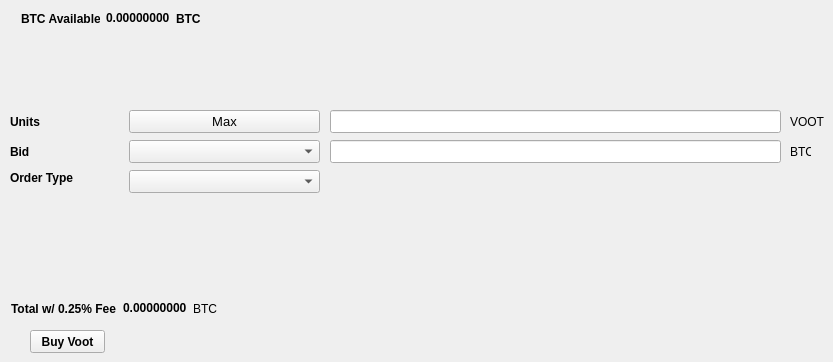
   <widget class="QWidget" name="BuyTab">
    <attribute name="title">
     <string>Buy</string>
    </attribute>
    <widget class="QPushButton" name="BuyVoot">
     <property name="geometry">
      <rect>
       <x>30</x>
       <y>330</y>
       <width>75</width>
       <height>23</height>
      </rect>
     </property>
     <property name="font">
      <font>
       <weight>75</weight>
       <bold>true</bold>
      </font>
     </property>
     <property name="text">
      <string>Buy Voot</string>
     </property>
    </widget>
    <widget class="QLabel" name="label_3">
     <property name="geometry">
      <rect>
       <x>10</x>
       <y>110</y>
       <width>46</width>
       <height>23</height>
      </rect>
     </property>
     <property name="font">
      <font>
       <weight>75</weight>
       <bold>true</bold>
      </font>
     </property>
     <property name="text">
      <string>Units</string>
     </property>
    </widget>
    <widget class="QLineEdit" name="UnitsInput">
     <property name="geometry">
      <rect>
       <x>330</x>
       <y>110</y>
       <width>451</width>
       <height>23</height>
      </rect>
     </property>
     <property name="font">
      <font>
       <pointsize>9</pointsize>
       <weight>75</weight>
       <bold>true</bold>
      </font>
     </property>
    </widget>
    <widget class="QLineEdit" name="BuyBidPriceEdit">
     <property name="geometry">
      <rect>
       <x>330</x>
       <y>140</y>
       <width>451</width>
       <height>23</height>
      </rect>
     </property>
     <property name="font">
      <font>
       <pointsize>9</pointsize>
       <weight>75</weight>
       <bold>true</bold>
      </font>
     </property>
    </widget>
    <widget class="QLabel" name="label_4">
     <property name="geometry">
      <rect>
       <x>790</x>
       <y>110</y>
       <width>34</width>
       <height>23</height>
      </rect>
     </property>
     <property name="text">
      <string>VOOT</string>
     </property>
    </widget>
    <widget class="QLabel" name="label_5">
     <property name="geometry">
      <rect>
       <x>790</x>
       <y>140</y>
       <width>21</width>
       <height>23</height>
      </rect>
     </property>
     <property name="text">
      <string>BTC</string>
     </property>
    </widget>
    <widget class="QLabel" name="label_6">
     <property name="geometry">
      <rect>
       <x>10</x>
       <y>140</y>
       <width>46</width>
       <height>23</height>
      </rect>
     </property>
     <property name="font">
      <font>
       <weight>75</weight>
       <bold>true</bold>
      </font>
     </property>
     <property name="text">
      <string>Bid</string>
     </property>
    </widget>
    <widget class="QLabel" name="label_7">
     <property name="geometry">
      <rect>
       <x>10</x>
       <y>170</y>
       <width>71</width>
       <height>16</height>
      </rect>
     </property>
     <property name="font">
      <font>
       <weight>75</weight>
       <bold>true</bold>
      </font>
     </property>
     <property name="text">
      <string>Order Type</string>
     </property>
    </widget>
    <widget class="QPushButton" name="Buy_Max_Amount">
     <property name="geometry">
      <rect>
       <x>129</x>
       <y>110</y>
       <width>191</width>
       <height>23</height>
      </rect>
     </property>
     <property name="font">
      <font>
       <pointsize>10</pointsize>
      </font>
     </property>
     <property name="text">
      <string>Max</string>
     </property>
    </widget>
    <widget class="QComboBox" name="BuyBidcomboBox">
     <property name="geometry">
      <rect>
       <x>129</x>
       <y>140</y>
       <width>191</width>
       <height>23</height>
      </rect>
     </property>
     <property name="font">
      <font>
       <pointsize>10</pointsize>
      </font>
     </property>
    </widget>
    <widget class="QComboBox" name="buyOrdertypeCombo">
     <property name="geometry">
      <rect>
       <x>129</x>
       <y>170</y>
       <width>191</width>
       <height>23</height>
      </rect>
     </property>
     <property name="font">
      <font>
       <pointsize>10</pointsize>
      </font>
     </property>
    </widget>
    <widget class="QWidget" name="layoutWidget">
     <property name="geometry">
      <rect>
       <x>21</x>
       <y>11</y>
       <width>180</width>
       <height>15</height>
      </rect>
     </property>
     <layout class="QHBoxLayout" name="horizontalLayout_3">
      <item>
       <widget class="QLabel" name="label232">
        <property name="font">
         <font>
          <weight>75</weight>
          <bold>true</bold>
         </font>
        </property>
        <property name="text">
         <string>BTC Available:</string>
        </property>
       </widget>
      </item>
      <item>
       <widget class="QLabel" name="BtcAvailableLbl">
        <property name="palette">
         <palette>
          <active>
           <colorrole role="WindowText">
            <brush brushstyle="SolidPattern">
             <color alpha="255">
              <red>0</red>
              <green>0</green>
              <blue>0</blue>
             </color>
            </brush>
           </colorrole>
           <colorrole role="Button">
            <brush brushstyle="SolidPattern">
             <color alpha="255">
              <red>0</red>
              <green>170</green>
              <blue>0</blue>
             </color>
            </brush>
           </colorrole>
           <colorrole role="Light">
            <brush brushstyle="SolidPattern">
             <color alpha="255">
              <red>0</red>
              <green>255</green>
              <blue>0</blue>
             </color>
            </brush>
           </colorrole>
           <colorrole role="Midlight">
            <brush brushstyle="SolidPattern">
             <color alpha="255">
              <red>0</red>
              <green>212</green>
              <blue>0</blue>
             </color>
            </brush>
           </colorrole>
           <colorrole role="Dark">
            <brush brushstyle="SolidPattern">
             <color alpha="255">
              <red>0</red>
              <green>85</green>
              <blue>0</blue>
             </color>
            </brush>
           </colorrole>
           <colorrole role="Mid">
            <brush brushstyle="SolidPattern">
             <color alpha="255">
              <red>0</red>
              <green>113</green>
              <blue>0</blue>
             </color>
            </brush>
           </colorrole>
           <colorrole role="Text">
            <brush brushstyle="SolidPattern">
             <color alpha="255">
              <red>0</red>
              <green>170</green>
              <blue>0</blue>
             </color>
            </brush>
           </colorrole>
           <colorrole role="BrightText">
            <brush brushstyle="SolidPattern">
             <color alpha="255">
              <red>255</red>
              <green>255</green>
              <blue>255</blue>
             </color>
            </brush>
           </colorrole>
           <colorrole role="ButtonText">
            <brush brushstyle="SolidPattern">
             <color alpha="255">
              <red>0</red>
              <green>0</green>
              <blue>0</blue>
             </color>
            </brush>
           </colorrole>
           <colorrole role="Base">
            <brush brushstyle="SolidPattern">
             <color alpha="255">
              <red>255</red>
              <green>255</green>
              <blue>255</blue>
             </color>
            </brush>
           </colorrole>
           <colorrole role="Window">
            <brush brushstyle="SolidPattern">
             <color alpha="255">
              <red>0</red>
              <green>170</green>
              <blue>0</blue>
             </color>
            </brush>
           </colorrole>
           <colorrole role="Shadow">
            <brush brushstyle="SolidPattern">
             <color alpha="255">
              <red>0</red>
              <green>0</green>
              <blue>0</blue>
             </color>
            </brush>
           </colorrole>
           <colorrole role="AlternateBase">
            <brush brushstyle="SolidPattern">
             <color alpha="255">
              <red>127</red>
              <green>212</green>
              <blue>127</blue>
             </color>
            </brush>
           </colorrole>
           <colorrole role="ToolTipBase">
            <brush brushstyle="SolidPattern">
             <color alpha="255">
              <red>255</red>
              <green>255</green>
              <blue>220</blue>
             </color>
            </brush>
           </colorrole>
           <colorrole role="ToolTipText">
            <brush brushstyle="SolidPattern">
             <color alpha="255">
              <red>0</red>
              <green>0</green>
              <blue>0</blue>
             </color>
            </brush>
           </colorrole>
          </active>
          <inactive>
           <colorrole role="WindowText">
            <brush brushstyle="SolidPattern">
             <color alpha="255">
              <red>0</red>
              <green>0</green>
              <blue>0</blue>
             </color>
            </brush>
           </colorrole>
           <colorrole role="Button">
            <brush brushstyle="SolidPattern">
             <color alpha="255">
              <red>0</red>
              <green>170</green>
              <blue>0</blue>
             </color>
            </brush>
           </colorrole>
           <colorrole role="Light">
            <brush brushstyle="SolidPattern">
             <color alpha="255">
              <red>0</red>
              <green>255</green>
              <blue>0</blue>
             </color>
            </brush>
           </colorrole>
           <colorrole role="Midlight">
            <brush brushstyle="SolidPattern">
             <color alpha="255">
              <red>0</red>
              <green>212</green>
              <blue>0</blue>
             </color>
            </brush>
           </colorrole>
           <colorrole role="Dark">
            <brush brushstyle="SolidPattern">
             <color alpha="255">
              <red>0</red>
              <green>85</green>
              <blue>0</blue>
             </color>
            </brush>
           </colorrole>
           <colorrole role="Mid">
            <brush brushstyle="SolidPattern">
             <color alpha="255">
              <red>0</red>
              <green>113</green>
              <blue>0</blue>
             </color>
            </brush>
           </colorrole>
           <colorrole role="Text">
            <brush brushstyle="SolidPattern">
             <color alpha="255">
              <red>0</red>
              <green>170</green>
              <blue>0</blue>
             </color>
            </brush>
           </colorrole>
           <colorrole role="BrightText">
            <brush brushstyle="SolidPattern">
             <color alpha="255">
              <red>255</red>
              <green>255</green>
              <blue>255</blue>
             </color>
            </brush>
           </colorrole>
           <colorrole role="ButtonText">
            <brush brushstyle="SolidPattern">
             <color alpha="255">
              <red>0</red>
              <green>0</green>
              <blue>0</blue>
             </color>
            </brush>
           </colorrole>
           <colorrole role="Base">
            <brush brushstyle="SolidPattern">
             <color alpha="255">
              <red>255</red>
              <green>255</green>
              <blue>255</blue>
             </color>
            </brush>
           </colorrole>
           <colorrole role="Window">
            <brush brushstyle="SolidPattern">
             <color alpha="255">
              <red>0</red>
              <green>170</green>
              <blue>0</blue>
             </color>
            </brush>
           </colorrole>
           <colorrole role="Shadow">
            <brush brushstyle="SolidPattern">
             <color alpha="255">
              <red>0</red>
              <green>0</green>
              <blue>0</blue>
             </color>
            </brush>
           </colorrole>
           <colorrole role="AlternateBase">
            <brush brushstyle="SolidPattern">
             <color alpha="255">
              <red>127</red>
              <green>212</green>
              <blue>127</blue>
             </color>
            </brush>
           </colorrole>
           <colorrole role="ToolTipBase">
            <brush brushstyle="SolidPattern">
             <color alpha="255">
              <red>255</red>
              <green>255</green>
              <blue>220</blue>
             </color>
            </brush>
           </colorrole>
           <colorrole role="ToolTipText">
            <brush brushstyle="SolidPattern">
             <color alpha="255">
              <red>0</red>
              <green>0</green>
              <blue>0</blue>
             </color>
            </brush>
           </colorrole>
          </inactive>
          <disabled>
           <colorrole role="WindowText">
            <brush brushstyle="SolidPattern">
             <color alpha="255">
              <red>0</red>
              <green>85</green>
              <blue>0</blue>
             </color>
            </brush>
           </colorrole>
           <colorrole role="Button">
            <brush brushstyle="SolidPattern">
             <color alpha="255">
              <red>0</red>
              <green>170</green>
              <blue>0</blue>
             </color>
            </brush>
           </colorrole>
           <colorrole role="Light">
            <brush brushstyle="SolidPattern">
             <color alpha="255">
              <red>0</red>
              <green>255</green>
              <blue>0</blue>
             </color>
            </brush>
           </colorrole>
           <colorrole role="Midlight">
            <brush brushstyle="SolidPattern">
             <color alpha="255">
              <red>0</red>
              <green>212</green>
              <blue>0</blue>
             </color>
            </brush>
           </colorrole>
           <colorrole role="Dark">
            <brush brushstyle="SolidPattern">
             <color alpha="255">
              <red>0</red>
              <green>85</green>
              <blue>0</blue>
             </color>
            </brush>
           </colorrole>
           <colorrole role="Mid">
            <brush brushstyle="SolidPattern">
             <color alpha="255">
              <red>0</red>
              <green>113</green>
              <blue>0</blue>
             </color>
            </brush>
           </colorrole>
           <colorrole role="Text">
            <brush brushstyle="SolidPattern">
             <color alpha="255">
              <red>0</red>
              <green>85</green>
              <blue>0</blue>
             </color>
            </brush>
           </colorrole>
           <colorrole role="BrightText">
            <brush brushstyle="SolidPattern">
             <color alpha="255">
              <red>255</red>
              <green>255</green>
              <blue>255</blue>
             </color>
            </brush>
           </colorrole>
           <colorrole role="ButtonText">
            <brush brushstyle="SolidPattern">
             <color alpha="255">
              <red>0</red>
              <green>85</green>
              <blue>0</blue>
             </color>
            </brush>
           </colorrole>
           <colorrole role="Base">
            <brush brushstyle="SolidPattern">
             <color alpha="255">
              <red>0</red>
              <green>170</green>
              <blue>0</blue>
             </color>
            </brush>
           </colorrole>
           <colorrole role="Window">
            <brush brushstyle="SolidPattern">
             <color alpha="255">
              <red>0</red>
              <green>170</green>
              <blue>0</blue>
             </color>
            </brush>
           </colorrole>
           <colorrole role="Shadow">
            <brush brushstyle="SolidPattern">
             <color alpha="255">
              <red>0</red>
              <green>0</green>
              <blue>0</blue>
             </color>
            </brush>
           </colorrole>
           <colorrole role="AlternateBase">
            <brush brushstyle="SolidPattern">
             <color alpha="255">
              <red>0</red>
              <green>170</green>
              <blue>0</blue>
             </color>
            </brush>
           </colorrole>
           <colorrole role="ToolTipBase">
            <brush brushstyle="SolidPattern">
             <color alpha="255">
              <red>255</red>
              <green>255</green>
              <blue>220</blue>
             </color>
            </brush>
           </colorrole>
           <colorrole role="ToolTipText">
            <brush brushstyle="SolidPattern">
             <color alpha="255">
              <red>0</red>
              <green>0</green>
              <blue>0</blue>
             </color>
            </brush>
           </colorrole>
          </disabled>
         </palette>
        </property>
        <property name="font">
         <font>
          <weight>75</weight>
          <bold>true</bold>
         </font>
        </property>
        <property name="text">
         <string>0.00000000</string>
        </property>
        <property name="textInteractionFlags">
         <set>Qt::LinksAccessibleByMouse|Qt::TextSelectableByKeyboard|Qt::TextSelectableByMouse</set>
        </property>
       </widget>
      </item>
      <item>
       <widget class="QLabel" name="BtcAvailableLbl_2">
        <property name="font">
         <font>
          <weight>75</weight>
          <bold>true</bold>
         </font>
        </property>
        <property name="text">
         <string>BTC</string>
        </property>
       </widget>
      </item>
     </layout>
    </widget>
    <widget class="QWidget" name="layoutWidget_2">
     <property name="geometry">
      <rect>
       <x>11</x>
       <y>301</y>
       <width>209</width>
       <height>15</height>
      </rect>
     </property>
     <layout class="QHBoxLayout" name="horizontalLayout_4">
      <item>
       <widget class="QLabel" name="label_9">
        <property name="font">
         <font>
          <weight>75</weight>
          <bold>true</bold>
         </font>
        </property>
        <property name="text">
         <string>Total w/ 0.25% Fee</string>
        </property>
       </widget>
      </item>
      <item>
       <widget class="QLabel" name="BuyCostLabel">
        <property name="palette">
         <palette>
          <active>
           <colorrole role="WindowText">
            <brush brushstyle="SolidPattern">
             <color alpha="255">
              <red>0</red>
              <green>0</green>
              <blue>0</blue>
             </color>
            </brush>
           </colorrole>
           <colorrole role="Button">
            <brush brushstyle="SolidPattern">
             <color alpha="255">
              <red>0</red>
              <green>170</green>
              <blue>0</blue>
             </color>
            </brush>
           </colorrole>
           <colorrole role="Light">
            <brush brushstyle="SolidPattern">
             <color alpha="255">
              <red>0</red>
              <green>255</green>
              <blue>0</blue>
             </color>
            </brush>
           </colorrole>
           <colorrole role="Midlight">
            <brush brushstyle="SolidPattern">
             <color alpha="255">
              <red>0</red>
              <green>212</green>
              <blue>0</blue>
             </color>
            </brush>
           </colorrole>
           <colorrole role="Dark">
            <brush brushstyle="SolidPattern">
             <color alpha="255">
              <red>0</red>
              <green>85</green>
              <blue>0</blue>
             </color>
            </brush>
           </colorrole>
           <colorrole role="Mid">
            <brush brushstyle="SolidPattern">
             <color alpha="255">
              <red>0</red>
              <green>113</green>
              <blue>0</blue>
             </color>
            </brush>
           </colorrole>
           <colorrole role="Text">
            <brush brushstyle="SolidPattern">
             <color alpha="255">
              <red>0</red>
              <green>170</green>
              <blue>0</blue>
             </color>
            </brush>
           </colorrole>
           <colorrole role="BrightText">
            <brush brushstyle="SolidPattern">
             <color alpha="255">
              <red>255</red>
              <green>255</green>
              <blue>255</blue>
             </color>
            </brush>
           </colorrole>
           <colorrole role="ButtonText">
            <brush brushstyle="SolidPattern">
             <color alpha="255">
              <red>0</red>
              <green>0</green>
              <blue>0</blue>
             </color>
            </brush>
           </colorrole>
           <colorrole role="Base">
            <brush brushstyle="SolidPattern">
             <color alpha="255">
              <red>255</red>
              <green>255</green>
              <blue>255</blue>
             </color>
            </brush>
           </colorrole>
           <colorrole role="Window">
            <brush brushstyle="SolidPattern">
             <color alpha="255">
              <red>0</red>
              <green>170</green>
              <blue>0</blue>
             </color>
            </brush>
           </colorrole>
           <colorrole role="Shadow">
            <brush brushstyle="SolidPattern">
             <color alpha="255">
              <red>0</red>
              <green>0</green>
              <blue>0</blue>
             </color>
            </brush>
           </colorrole>
           <colorrole role="AlternateBase">
            <brush brushstyle="SolidPattern">
             <color alpha="255">
              <red>127</red>
              <green>212</green>
              <blue>127</blue>
             </color>
            </brush>
           </colorrole>
           <colorrole role="ToolTipBase">
            <brush brushstyle="SolidPattern">
             <color alpha="255">
              <red>255</red>
              <green>255</green>
              <blue>220</blue>
             </color>
            </brush>
           </colorrole>
           <colorrole role="ToolTipText">
            <brush brushstyle="SolidPattern">
             <color alpha="255">
              <red>0</red>
              <green>0</green>
              <blue>0</blue>
             </color>
            </brush>
           </colorrole>
          </active>
          <inactive>
           <colorrole role="WindowText">
            <brush brushstyle="SolidPattern">
             <color alpha="255">
              <red>0</red>
              <green>0</green>
              <blue>0</blue>
             </color>
            </brush>
           </colorrole>
           <colorrole role="Button">
            <brush brushstyle="SolidPattern">
             <color alpha="255">
              <red>0</red>
              <green>170</green>
              <blue>0</blue>
             </color>
            </brush>
           </colorrole>
           <colorrole role="Light">
            <brush brushstyle="SolidPattern">
             <color alpha="255">
              <red>0</red>
              <green>255</green>
              <blue>0</blue>
             </color>
            </brush>
           </colorrole>
           <colorrole role="Midlight">
            <brush brushstyle="SolidPattern">
             <color alpha="255">
              <red>0</red>
              <green>212</green>
              <blue>0</blue>
             </color>
            </brush>
           </colorrole>
           <colorrole role="Dark">
            <brush brushstyle="SolidPattern">
             <color alpha="255">
              <red>0</red>
              <green>85</green>
              <blue>0</blue>
             </color>
            </brush>
           </colorrole>
           <colorrole role="Mid">
            <brush brushstyle="SolidPattern">
             <color alpha="255">
              <red>0</red>
              <green>113</green>
              <blue>0</blue>
             </color>
            </brush>
           </colorrole>
           <colorrole role="Text">
            <brush brushstyle="SolidPattern">
             <color alpha="255">
              <red>0</red>
              <green>170</green>
              <blue>0</blue>
             </color>
            </brush>
           </colorrole>
           <colorrole role="BrightText">
            <brush brushstyle="SolidPattern">
             <color alpha="255">
              <red>255</red>
              <green>255</green>
              <blue>255</blue>
             </color>
            </brush>
           </colorrole>
           <colorrole role="ButtonText">
            <brush brushstyle="SolidPattern">
             <color alpha="255">
              <red>0</red>
              <green>0</green>
              <blue>0</blue>
             </color>
            </brush>
           </colorrole>
           <colorrole role="Base">
            <brush brushstyle="SolidPattern">
             <color alpha="255">
              <red>255</red>
              <green>255</green>
              <blue>255</blue>
             </color>
            </brush>
           </colorrole>
           <colorrole role="Window">
            <brush brushstyle="SolidPattern">
             <color alpha="255">
              <red>0</red>
              <green>170</green>
              <blue>0</blue>
             </color>
            </brush>
           </colorrole>
           <colorrole role="Shadow">
            <brush brushstyle="SolidPattern">
             <color alpha="255">
              <red>0</red>
              <green>0</green>
              <blue>0</blue>
             </color>
            </brush>
           </colorrole>
           <colorrole role="AlternateBase">
            <brush brushstyle="SolidPattern">
             <color alpha="255">
              <red>127</red>
              <green>212</green>
              <blue>127</blue>
             </color>
            </brush>
           </colorrole>
           <colorrole role="ToolTipBase">
            <brush brushstyle="SolidPattern">
             <color alpha="255">
              <red>255</red>
              <green>255</green>
              <blue>220</blue>
             </color>
            </brush>
           </colorrole>
           <colorrole role="ToolTipText">
            <brush brushstyle="SolidPattern">
             <color alpha="255">
              <red>0</red>
              <green>0</green>
              <blue>0</blue>
             </color>
            </brush>
           </colorrole>
          </inactive>
          <disabled>
           <colorrole role="WindowText">
            <brush brushstyle="SolidPattern">
             <color alpha="255">
              <red>0</red>
              <green>85</green>
              <blue>0</blue>
             </color>
            </brush>
           </colorrole>
           <colorrole role="Button">
            <brush brushstyle="SolidPattern">
             <color alpha="255">
              <red>0</red>
              <green>170</green>
              <blue>0</blue>
             </color>
            </brush>
           </colorrole>
           <colorrole role="Light">
            <brush brushstyle="SolidPattern">
             <color alpha="255">
              <red>0</red>
              <green>255</green>
              <blue>0</blue>
             </color>
            </brush>
           </colorrole>
           <colorrole role="Midlight">
            <brush brushstyle="SolidPattern">
             <color alpha="255">
              <red>0</red>
              <green>212</green>
              <blue>0</blue>
             </color>
            </brush>
           </colorrole>
           <colorrole role="Dark">
            <brush brushstyle="SolidPattern">
             <color alpha="255">
              <red>0</red>
              <green>85</green>
              <blue>0</blue>
             </color>
            </brush>
           </colorrole>
           <colorrole role="Mid">
            <brush brushstyle="SolidPattern">
             <color alpha="255">
              <red>0</red>
              <green>113</green>
              <blue>0</blue>
             </color>
            </brush>
           </colorrole>
           <colorrole role="Text">
            <brush brushstyle="SolidPattern">
             <color alpha="255">
              <red>0</red>
              <green>85</green>
              <blue>0</blue>
             </color>
            </brush>
           </colorrole>
           <colorrole role="BrightText">
            <brush brushstyle="SolidPattern">
             <color alpha="255">
              <red>255</red>
              <green>255</green>
              <blue>255</blue>
             </color>
            </brush>
           </colorrole>
           <colorrole role="ButtonText">
            <brush brushstyle="SolidPattern">
             <color alpha="255">
              <red>0</red>
              <green>85</green>
              <blue>0</blue>
             </color>
            </brush>
           </colorrole>
           <colorrole role="Base">
            <brush brushstyle="SolidPattern">
             <color alpha="255">
              <red>0</red>
              <green>170</green>
              <blue>0</blue>
             </color>
            </brush>
           </colorrole>
           <colorrole role="Window">
            <brush brushstyle="SolidPattern">
             <color alpha="255">
              <red>0</red>
              <green>170</green>
              <blue>0</blue>
             </color>
            </brush>
           </colorrole>
           <colorrole role="Shadow">
            <brush brushstyle="SolidPattern">
             <color alpha="255">
              <red>0</red>
              <green>0</green>
              <blue>0</blue>
             </color>
            </brush>
           </colorrole>
           <colorrole role="AlternateBase">
            <brush brushstyle="SolidPattern">
             <color alpha="255">
              <red>0</red>
              <green>170</green>
              <blue>0</blue>
             </color>
            </brush>
           </colorrole>
           <colorrole role="ToolTipBase">
            <brush brushstyle="SolidPattern">
             <color alpha="255">
              <red>255</red>
              <green>255</green>
              <blue>220</blue>
             </color>
            </brush>
           </colorrole>
           <colorrole role="ToolTipText">
            <brush brushstyle="SolidPattern">
             <color alpha="255">
              <red>0</red>
              <green>0</green>
              <blue>0</blue>
             </color>
            </brush>
           </colorrole>
          </disabled>
         </palette>
        </property>
        <property name="font">
         <font>
          <weight>75</weight>
          <bold>true</bold>
         </font>
        </property>
        <property name="autoFillBackground">
         <bool>false</bool>
        </property>
        <property name="text">
         <string>0.00000000</string>
        </property>
        <property name="textInteractionFlags">
         <set>Qt::LinksAccessibleByMouse|Qt::TextSelectableByMouse</set>
        </property>
       </widget>
      </item>
      <item>
       <widget class="QLabel" name="label_10">
        <property name="font">
         <font>
          <weight>50</weight>
          <bold>false</bold>
         </font>
        </property>
        <property name="text">
         <string>BTC</string>
        </property>
       </widget>
      </item>
     </layout>
    </widget>
   </widget>
